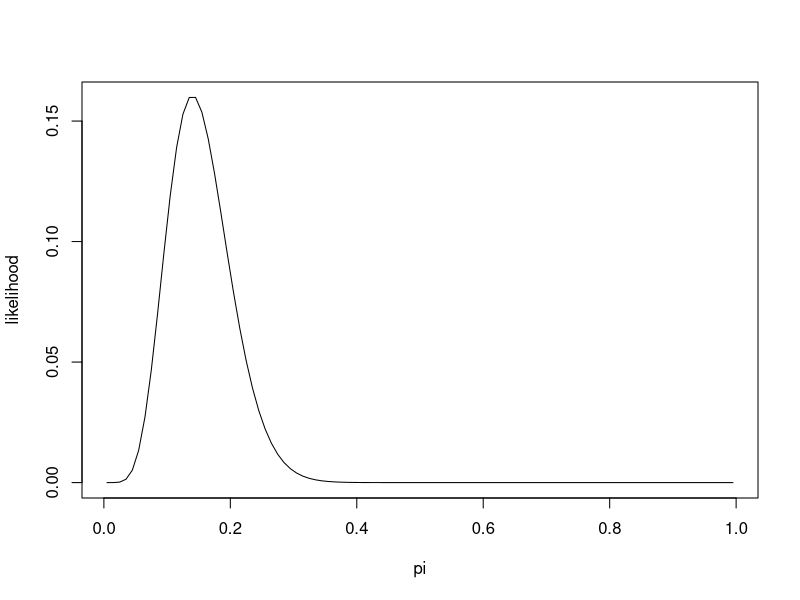
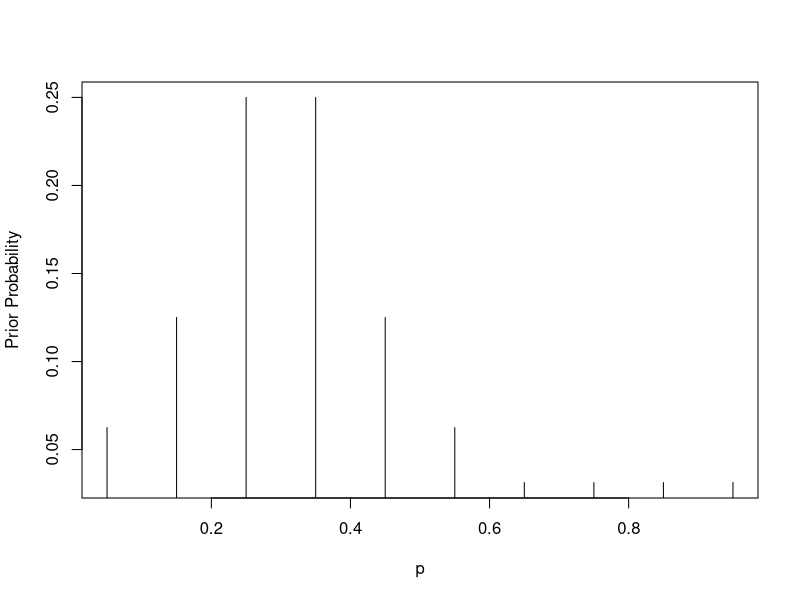

Write R code to recreate these figures, in order. (Note: this script raises an error after producing the figures.)
 ##codes for Chapter 3 (book) or chapter 2(PPT)

## the likelihood function

x <- seq(0.005,0.995,length=100)
y <- dbinom(7, size=50, prob=x)
plot(x,y,type='l', xlab='pi', ylab='likelihood')



 p <- seq(0.05, 0.95, by = 0.1)
 prior <- c(2, 4, 8, 8, 4, 2, 1, 1, 1, 1)
 prior <- prior/sum(prior)
 #plot prior 
 plot(p, prior, type = "h", ylab="Prior Probability")
 
 
  data <- c(11, 16)
  post <- pdisc(p, prior, data)
  cbind(p, prior, post)
#plot posterior
  plot(p, post, type = "h", ylab="Posterior Probability")
 


 
 p <- seq(0, 1, length = 500)
 a <- 3.4
 b <- 7.4
 s <- 11
 f <- 16
 prior<-dbeta(p,a,b)
 like<-dbeta(p,s+1,f+1)
 post<-dbeta(p,a+s,b+f)
 plot(p,post,type="l",ylab="Density",lty=2,lwd=3)
 lines(p,like,lty=1,lwd=3)
 lines(p,prior,lty=3,lwd=3)
 legend(.6,4,c("Prior","Likelihood","Posterior"),
        lty=c(3,1,2),lwd=c(3,3,3),cex=0.5) 
 
 a+s/(a+s+b+f)
 
 
 midpt <- seq(0.05, 0.95, by = 0.1)          
 prior <- c(2, 4, 8, 8, 4, 2, 1, 1, 1, 1)    
 prior <- prior/sum(prior)                   
 p <- seq(0, 1, length = 500)                
 plot(p,histprior(p,midpt,prior),type="l",  
      ylab="Prior density",ylim=c(0,.25))        
 
 like <- dbeta(p, s + 1, f + 1)
 post <- like * histprior(p, midpt, prior)
 plot(p, post, type = "l",ylab="Posterior density")
 
 
 
 x <- seq(0.005,0.995,length=100)
 y <- dbinom(7, size=50, prob=x)
 plot(x,y,type='l',xlab='pi',ylab='likelihood')
 
 
 #fig 3.8 beta densities with different parameter values
 op <- par(mfrow=c(2,2))
 x <- seq(0.005,0.995,length=100)
 y1 <-dbeta(x,10,40)
 plot(x,y1,type='l',xlab='pi',ylab='prior density',xlim=c(0,1),ylim=c(0,8),main='Beta(10,40)')
 
 y2 <-dbeta(x,5,20)
 plot(x,y2,type='l',xlab='pi',ylab='prior density',xlim=c(0,1),ylim=c(0,8),main='Beta(5,20)')
 
 y3 <-dbeta(x,2.5,10)
 plot(x,y3,type='l',xlab='pi',ylab='prior density',xlim=c(0,1),ylim=c(0,8),main='Beta(2.5,10)')
 
 y4 <-dbeta(x,1.25,5)
 plot(x,y4,type='l',xlab='pi',ylab='prior density',xlim=c(0,1),ylim=c(0,8),main='Beta(1.25,5)')
 
 par(op)


 #fig3.9 
 
 op <- par(mfrow=c(2,2),cex.main=0.6)
 x <- seq(0.005,0.995,length=100)
 y1 <-dbeta(x,10,40)
 plot(x,y1,type='l',xlab='pi',ylab='prior density',xlim=c(0,1),ylim=c(0,8),main='Beta(10,40) \n 95% central intetval(0.102,0.32)')
 c1<-c(0.102,0.32)
 d1<-dbeta(c1,10,40)
 lines( c1, d1,type='h' ,col='red')
 
 y2 <-dbeta(x,5,20)
 plot(x,y2,type='l',xlab='pi',ylab='prior density',xlim=c(0,1),ylim=c(0,8),main='Beta(5,20)  \n 95% central intetval(0.071,0.374 )')
 c2 <- c(0.071,0.374 )
 d2<-dbeta(c2,5,20)
 lines( c2, d2,type='h' ,col='red')
 
 
 y3 <-dbeta(x,2.5,10)
 plot(x,y3,type='l',xlab='pi',ylab='prior density',xlim=c(0,1),ylim=c(0,8),main='Beta(2.5,10)\n 95% central intetval (0.038,0.451 )')
 c3 <- c(0.038,0.451 )
 d3<-dbeta(c3,2.5,10)
 lines( c3, d3,type='h' ,col='red')
 
 y4 <-dbeta(x,1.25,5)
 plot(x,y4,type='l',xlab='pi',ylab='prior density',xlim=c(0,1),ylim=c(0,8),main='Beta(1.25,5)\n 95% central intetval (0.012,0.56 )')
 c4 <- c(0.012,0.56 )
 d4<-dbeta(c4,1.25,5)
 lines( c4, d4,type='h' ,col='red')
 par(op)
 
 
 
 
 